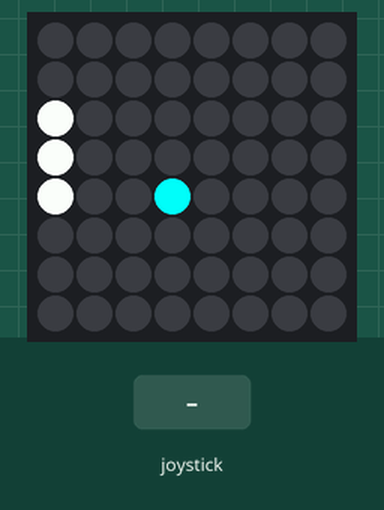
Recording of a program running on a simulated Raspberry Pi (BCM pin numbers) with a Sense HAT. Parts: the Sense HAT's 8×8 RGB LED matrix. The test bench sets the inputs (shaded band). Random numbers come from a fixed seed; the 64×8 strip is a reading aid, not a part: it shows the text the matrix is scrolling, unrolled, one strip-width of it at a time.

Above: at 1.2 s.
1.3 s: joystick pushed up
At 2.1 s:
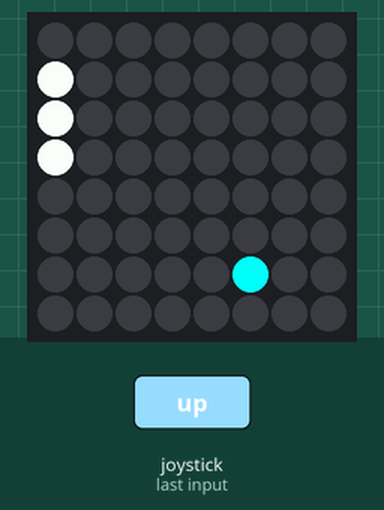
4.2 s: joystick clicked
At 4.8 s:
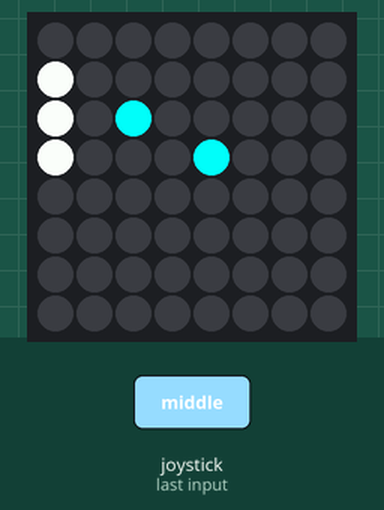
7.2 s: joystick pushed down
At 7.5 s:
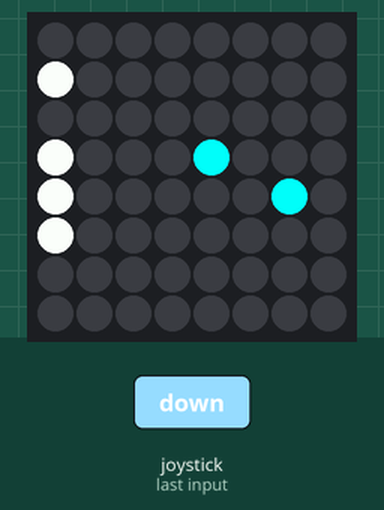
10.1 s: joystick pushed up
At 10.59 s:
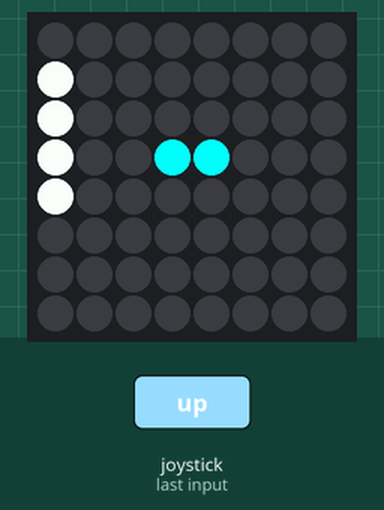
13.1 s: joystick pushed down
At 13.83 s:
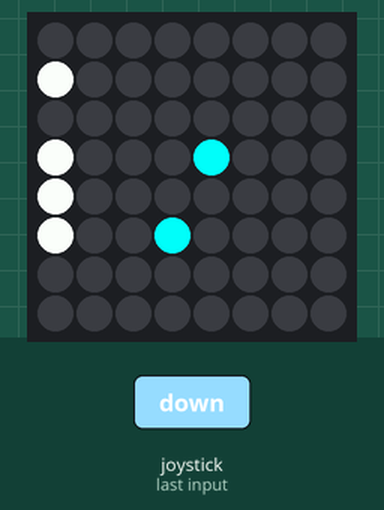

The program:

Pong_Unknown.py
```python
#!/usr/bin/python3


# Filename: Pong_Unknown.py
# Source  : https://raw.githubusercontent.com/walter-rothlin/Source-Code/master/Python_Raspberry/Pong_Game/Pong_Unknown.py

from sense_hat import SenseHat, ACTION_PRESSED, ACTION_HELD, ACTION_RELEASED
from time import sleep
import random

random.seed()

T_REFRESH = 0.5
SPEED_INCREASE = 0.9

BG_COLOR = (0, 0, 0)
FG_COLOR = (255, 255, 255)
BALL_COLOR = (0, 255, 255)
GAME_OVER_COLOR = (255, 0, 0)

PlayerPos = 2
PLAYER_POS_MIN = 0
PLAYER_POS_MAX = 7
PLAYER_SIZE = 3

BallX = 1
BallY = random.randint(0, 7)

Xdir = 1
Ydir = 1

SHat = SenseHat()
SHat.clear()

startCycle = True;

Score = 0

def DrawVHLine(x, y, Horizontal, LineLength, Color):
	global SHat
	for offset in range(LineLength):
		if (Horizontal == 1):
			SHat.set_pixel(x + offset, y, Color)
		else:
			SHat.set_pixel(x, y + offset, Color)

def FillBG(Color):
	global SHat
	for x in range(8):
		for y in range(8):
			SHat.set_pixel(x, y, Color)

def RestartGame(event):
	global SHat, PlayerPos, BallX, T_REFRESH, Score, startCycle
	if(event.action != ACTION_RELEASED):
		T_REFRESH = 0.5
		PlayerPos = 2
		BallX = random.randint(0, 7)
		startCycle = True
		Score = 0

def PlayerUp(event):
	global PlayerPos, FG_COLOR, BG_COLOR, PLAYER_SIZE, PLAYER_POS_MIN
	if(event.action != ACTION_RELEASED):
		if(PlayerPos > PLAYER_POS_MIN):
			DrawVHLine(0, PlayerPos, 0, PLAYER_SIZE, BG_COLOR)
			PlayerPos -= 1
			DrawVHLine(0, PlayerPos, 0, PLAYER_SIZE, FG_COLOR)

def PlayerDown(event):
	global PlayerPos, FG_COLOR, BG_COLOR, PLAYER_SIZE, PLAYER_POS_MAX
	if(event.action != ACTION_RELEASED):
		if(PlayerPos < (PLAYER_POS_MAX - PLAYER_SIZE + 1)):
			DrawVHLine(0, PlayerPos, 0, PLAYER_SIZE, BG_COLOR)
			PlayerPos += 1
			DrawVHLine(0, PlayerPos, 0, PLAYER_SIZE, FG_COLOR)

SHat.stick.direction_up = PlayerUp
SHat.stick.direction_down = PlayerDown
SHat.stick.direction_middle = RestartGame

FillBG(BG_COLOR)

DrawVHLine(0, PlayerPos, 0, PLAYER_SIZE, FG_COLOR)
SHat.set_pixel(BallX, BallY, BALL_COLOR)

while True:
	sleep(T_REFRESH)
	#Remove old ball
	SHat.set_pixel(BallX, BallY, BG_COLOR)
	#Refresh ball direction
	if (BallX == 7):
		Xdir = 0
	elif (BallX == 1):
		Xdir = 1
		T_REFRESH *= SPEED_INCREASE
	if (BallY == 7):
		Ydir = 0
	elif (BallY == 0):
		Ydir = 1
	#Check if Ball hit the player
	BallPlayerDelta = BallY - PlayerPos
	if (((BallX > 1) or ((BallPlayerDelta <= (PLAYER_SIZE - 1)) and (BallPlayerDelta >= 0))) or (startCycle == True)):
		startCycle = False
		#Refresh ball position
		BallX += 2 * Xdir - 1
		BallY += 2 * Ydir - 1
		#Draw new Ball
		SHat.set_pixel(BallX, BallY, BALL_COLOR)
		if (BallX == 1):
			Score += 1
	else:
		FillBG(GAME_OVER_COLOR)
		while True:
			SHat.show_message("Game Over! Score: " + str(Score), scroll_speed=0.075, text_colour=FG_COLOR, back_colour=GAME_OVER_COLOR)
			if(startCycle == True):
				FillBG(BG_COLOR)
				DrawVHLine(0, PlayerPos, 0, PLAYER_SIZE, FG_COLOR)
				SHat.set_pixel(BallX, BallY, BALL_COLOR)
				break;
```

Measured:
- what the display in image 1 shows lasts 0.4 s, from 1.9 s to 2.3 s
- what the display in image 4 shows lasts 0.4 s, from 10.4 s to 10.8 s
